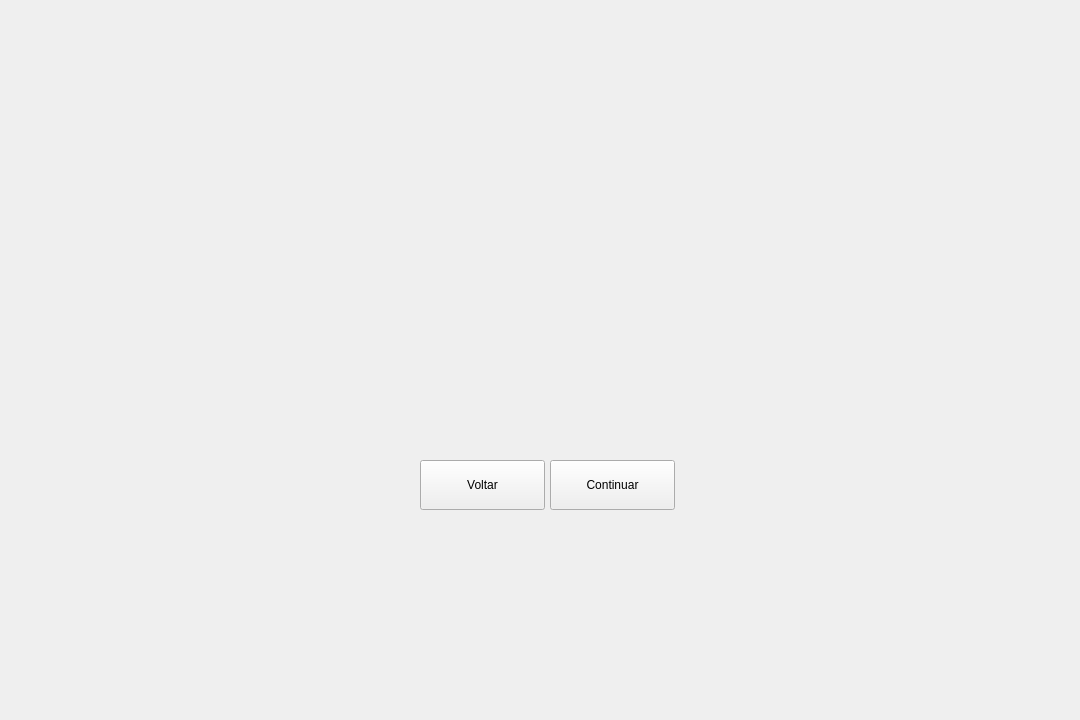
<?xml version="1.0" encoding="UTF-8"?>
<ui version="4.0">
 <class>ForthWindow</class>
 <widget class="QMainWindow" name="ForthWindow">
  <property name="geometry">
   <rect>
    <x>0</x>
    <y>0</y>
    <width>1080</width>
    <height>720</height>
   </rect>
  </property>
  <property name="windowTitle">
   <string>MainWindow</string>
  </property>
  <widget class="QWidget" name="centralwidget">
   <widget class="QLabel" name="label">
    <property name="geometry">
     <rect>
      <x>0</x>
      <y>0</y>
      <width>1080</width>
      <height>720</height>
     </rect>
    </property>
    <property name="text">
     <string/>
    </property>
   </widget>
   <widget class="QPushButton" name="pushBackButton">
    <property name="geometry">
     <rect>
      <x>420</x>
      <y>460</y>
      <width>125</width>
      <height>50</height>
     </rect>
    </property>
    <property name="text">
     <string>Voltar</string>
    </property>
   </widget>
   <widget class="QPushButton" name="pushContinueButton">
    <property name="geometry">
     <rect>
      <x>550</x>
      <y>460</y>
      <width>125</width>
      <height>50</height>
     </rect>
    </property>
    <property name="text">
     <string>Continuar</string>
    </property>
   </widget>
  </widget>
 </widget>
 <resources/>
 <connections/>
</ui>
